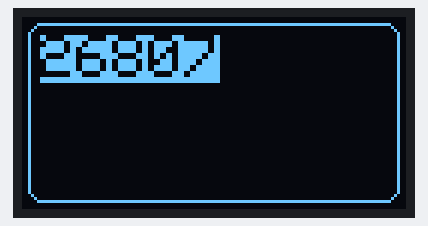
The program below on a simulated Raspberry Pi Pico. On the bench: 128×64 one-colour display. Random numbers use the default seed unless the program sets one.

Above: at 0.11 s.
At 5.01 s:
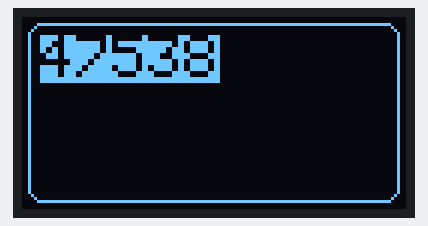
At 10.04 s:
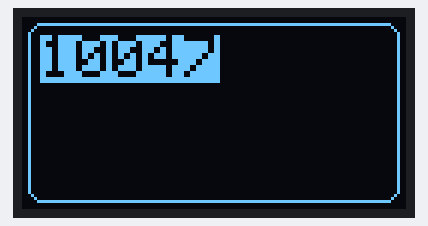
At 19.96 s:
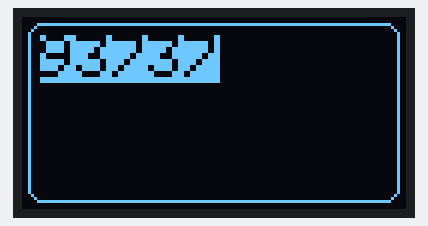
At 29.89 s:
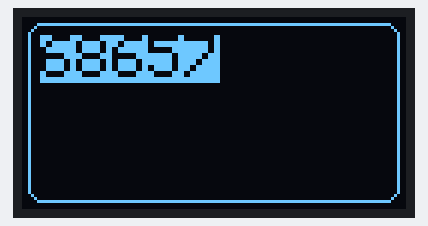
At 39.81 s:
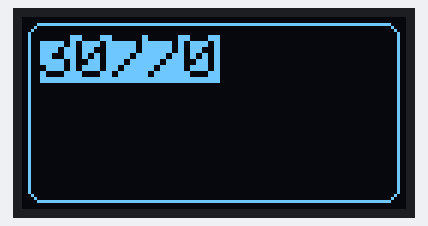

The program:

main.cpp
```cpp
/**************************************************************************
   1306_simple_pico.ino

   SSD1306 checkout

 *  Pico  ---- SSD1306 OLED display  (I2C communication)
    3.3V  -----  VCC    physical pin 36
    GND   -----  GND    physical pin 38
    GP6   -----  SDA   physical pin 9   So default uses I2C1
    GP7   -----  SCL   physical pin 10  So default uses I2C1
    https://forum.arduino.cc/t/pi-pico-and-ssd1306-oled-display/929498/10

*/
#include <Arduino.h>
#include <SPI.h>
#include <Wire.h>
#include <Adafruit_GFX.h>
#include <Adafruit_SSD1306.h>

#define SCREEN_WIDTH 128
#define SCREEN_HEIGHT 64
#define OLED_RESET     -1
#define SCREEN_ADDRESS 0x3C

TwoWire myI2C(8,9);
Adafruit_SSD1306 display(SCREEN_WIDTH, SCREEN_HEIGHT, &myI2C, OLED_RESET);

void setup() {
  display.begin(SSD1306_SWITCHCAPVCC, SCREEN_ADDRESS);
}

void loop() {
  int numeroAleatorio = random(10000, 99999);

  display.clearDisplay();
  display.drawRoundRect(2, 2, 124, 60, 5, SSD1306_WHITE);
  display.setTextSize(2);
  display.setTextColor(SSD1306_BLACK, SSD1306_WHITE);
  display.setCursor(6,6);
  display.println(numeroAleatorio);
  display.display();
  delay(100);
}
```
